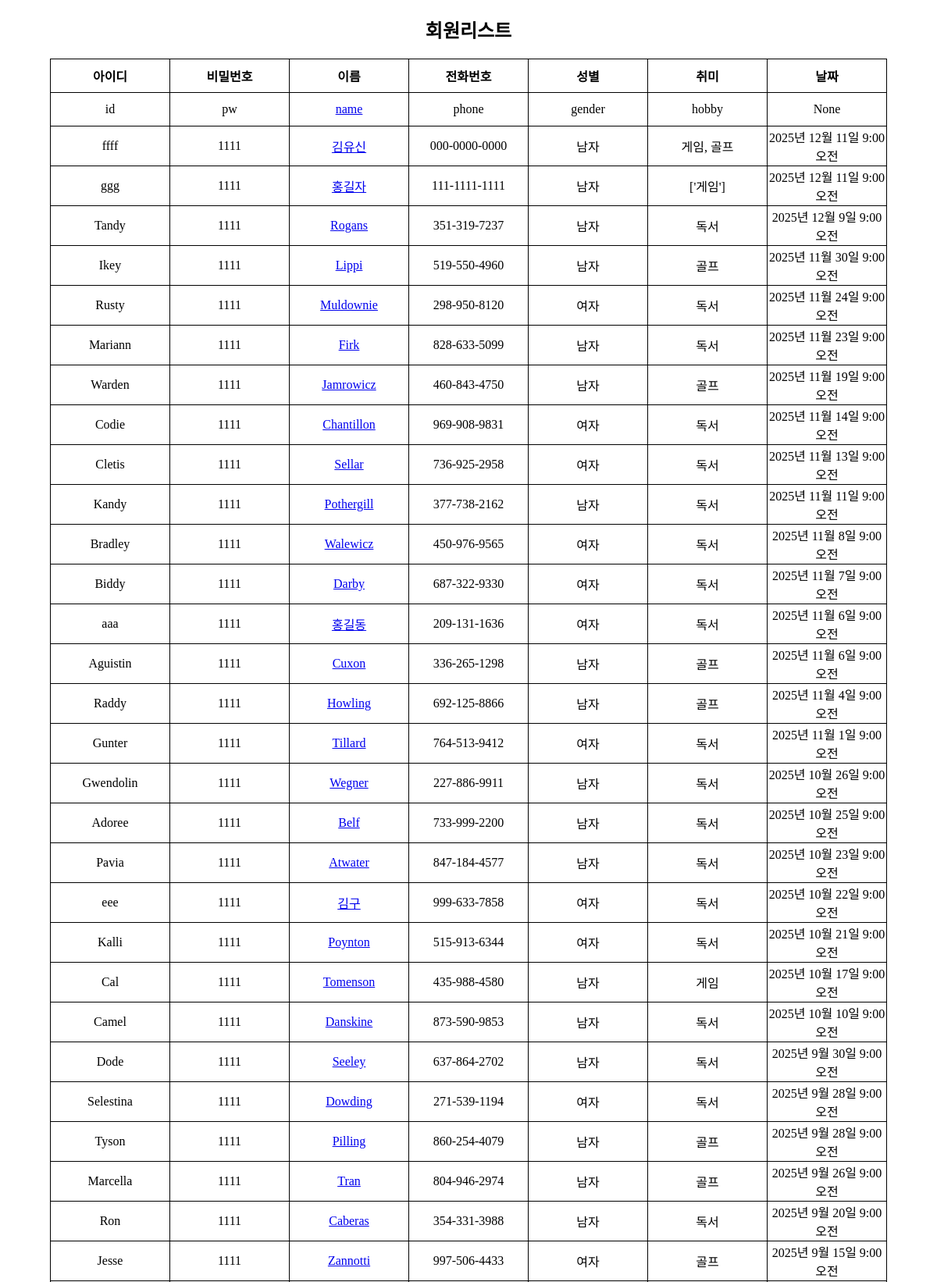
The page /member/list/ (upper part) on the database its author committed.
### member/models.py (models this page shows, shortened)
class Member(models.Model):
    id = models.CharField(max_length=50, primary_key=True)
    pw = models.CharField(max_length=100)
    name = models.CharField(max_length=50)
    phone = models.CharField(max_length=13,default='000-0000-0000')
    gender = models.CharField(max_length=10,default='남자')
    hobby = models.CharField(max_length=100,default='게임')
    mdate = models.DateTimeField(auto_now=True)

### member/views.py (the view)
# urls.py: path('list/', views.list, name='list'),
def list(request):
    qs = Member.objects.all().order_by('-mdate')
    context = {"list":qs}
    return render(request, 'member/list.html',context)

### member/templates/member/list.html (shortened to what this page needs)
<!DOCTYPE html>
<html lang="en">
<head>
</head>
<body>
    <h2>회원리스트</h2>
    <table>
        <tr>
            <th>아이디</th>
            <th>비밀번호</th>
            <th>이름</th>
            <th>전화번호</th>
            <th>성별</th>
            <th>취미</th>
            <th>날짜</th>
        </tr>
        {% if list %}
            {% for m in list %}
            <tr>
                <td>{{m.id}}</td>
                <td>{{m.pw}}</td>
                <td>
                    <a href="/member/view/{{m.id}}">{{m.name}}</a>
                </td>
                <td>{{m.phone}}</td>
                <td>{{m.gender}}</td>
                <td>{{m.hobby}}</td>
                <td>{{m.mdate}}</td>
            </tr>
            {% endfor %}
        {% else %}
        <tr>
            <td colspan='7'>데이터가 없습니다</td>
        </tr>
        {% endif %}
    </table>
</body>
</html>

### member/templates/member/list.html (style rules this page uses)
h2 { text-align:center; }
table { margin:0 auto; }
table,th,td { border:1px solid black; border-collapse:collapse; }
th,td { width:150px; height:40px; text-align:center; }
a { text-decoation:none; }

### rows shown on the page
Member: id "id", pw "pw", name "name", phone "phone", gender "gender", hobby "hobby", mdate "None"
Member: id "ffff", pw "1111", name "김유신", phone "000-0000-0000", gender "남자", hobby "게임, 골프", mdate "2025년 12월 11일 9:00 오전"
Member: id "ggg", pw "1111", name "홍길자", phone "111-1111-1111", gender "남자", hobby "['게임']", mdate "2025년 12월 11일 9:00 오전"
Member: id "Tandy", pw "1111", name "Rogans", phone "351-319-7237", gender "남자", hobby "독서", mdate "2025년 12월 9일 9:00 오전"
Member: id "Ikey", pw "1111", name "Lippi", phone "519-550-4960", gender "남자", hobby "골프", mdate "2025년 11월 30일 9:00 오전"
Member: id "Rusty", pw "1111", name "Muldownie", phone "298-950-8120", gender "여자", hobby "독서", mdate "2025년 11월 24일 9:00 오전"
Member: id "Mariann", pw "1111", name "Firk", phone "828-633-5099", gender "남자", hobby "독서", mdate "2025년 11월 23일 9:00 오전"
Member: id "Warden", pw "1111", name "Jamrowicz", phone "460-843-4750", gender "남자", hobby "골프", mdate "2025년 11월 19일 9:00 오전"
Member: id "Codie", pw "1111", name "Chantillon", phone "969-908-9831", gender "여자", hobby "독서", mdate "2025년 11월 14일 9:00 오전"
Member: id "Cletis", pw "1111", name "Sellar", phone "736-925-2958", gender "여자", hobby "독서", mdate "2025년 11월 13일 9:00 오전"
Member: id "Kandy", pw "1111", name "Pothergill", phone "377-738-2162", gender "남자", hobby "독서", mdate "2025년 11월 11일 9:00 오전"
Member: id "Bradley", pw "1111", name "Walewicz", phone "450-976-9565", gender "여자", hobby "독서", mdate "2025년 11월 8일 9:00 오전"
Member: id "Biddy", pw "1111", name "Darby", phone "687-322-9330", gender "여자", hobby "독서", mdate "2025년 11월 7일 9:00 오전"
Member: id "aaa", pw "1111", name "홍길동", phone "209-131-1636", gender "여자", hobby "독서", mdate "2025년 11월 6일 9:00 오전"
Member: id "Aguistin", pw "1111", name "Cuxon", phone "336-265-1298", gender "남자", hobby "골프", mdate "2025년 11월 6일 9:00 오전"
Member: id "Raddy", pw "1111", name "Howling", phone "692-125-8866", gender "남자", hobby "골프", mdate "2025년 11월 4일 9:00 오전"
Member: id "Gunter", pw "1111", name "Tillard", phone "764-513-9412", gender "여자", hobby "독서", mdate "2025년 11월 1일 9:00 오전"
Member: id "Gwendolin", pw "1111", name "Wegner", phone "227-886-9911", gender "남자", hobby "독서", mdate "2025년 10월 26일 9:00 오전"
Member: id "Adoree", pw "1111", name "Belf", phone "733-999-2200", gender "남자", hobby "독서", mdate "2025년 10월 25일 9:00 오전"
Member: id "Pavia", pw "1111", name "Atwater", phone "847-184-4577", gender "남자", hobby "독서", mdate "2025년 10월 23일 9:00 오전"
Member: id "eee", pw "1111", name "김구", phone "999-633-7858", gender "여자", hobby "독서", mdate "2025년 10월 22일 9:00 오전"
Member: id "Kalli", pw "1111", name "Poynton", phone "515-913-6344", gender "여자", hobby "독서", mdate "2025년 10월 21일 9:00 오전"
Member: id "Cal", pw "1111", name "Tomenson", phone "435-988-4580", gender "남자", hobby "게임", mdate "2025년 10월 17일 9:00 오전"
Member: id "Camel", pw "1111", name "Danskine", phone "873-590-9853", gender "남자", hobby "독서", mdate "2025년 10월 10일 9:00 오전"
Member: id "Dode", pw "1111", name "Seeley", phone "637-864-2702", gender "남자", hobby "독서", mdate "2025년 9월 30일 9:00 오전"
Member: id "Selestina", pw "1111", name "Dowding", phone "271-539-1194", gender "여자", hobby "독서", mdate "2025년 9월 28일 9:00 오전"
Member: id "Tyson", pw "1111", name "Pilling", phone "860-254-4079", gender "남자", hobby "골프", mdate "2025년 9월 28일 9:00 오전"
Member: id "Marcella", pw "1111", name "Tran", phone "804-946-2974", gender "남자", hobby "골프", mdate "2025년 9월 26일 9:00 오전"
Member: id "Ron", pw "1111", name "Caberas", phone "354-331-3988", gender "남자", hobby "독서", mdate "2025년 9월 20일 9:00 오전"
Member: id "Jesse", pw "1111", name "Zannotti", phone "997-506-4433", gender "여자", hobby "골프", mdate "2025년 9월 15일 9:00 오전"
